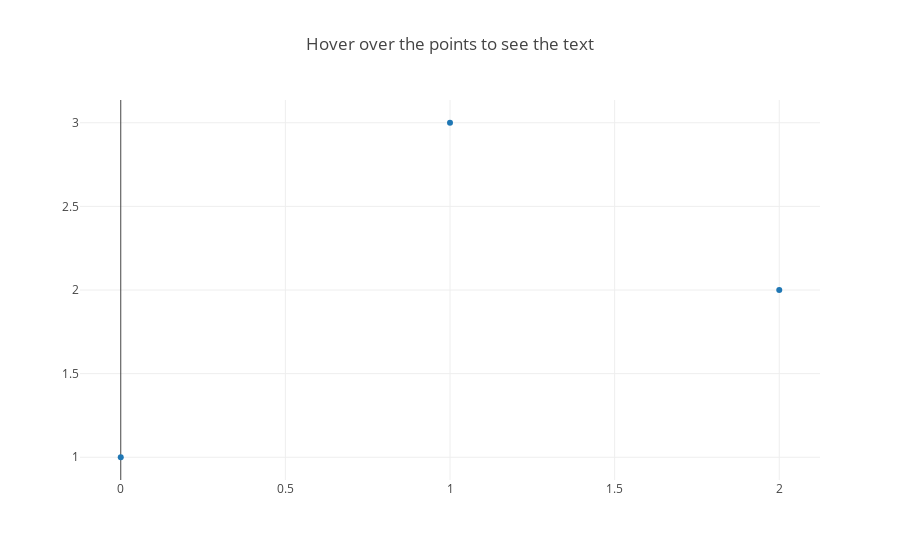

Notebook cell for this chart:
### Markdown cell above
### Adding Hover Text to Data in Line and Scatter Plots

### Code cell
data = [
    go.Scatter(
        x=[0, 1, 2],
        y=[1, 3, 2],
        mode='markers',
        text=['Text A', 'Text B', 'Text C']
    )
]

layout = go.Layout(
    title='Hover over the points to see the text'
)

fig = go.Figure(data=data, layout=layout)
py.offline.iplot(fig, filename='hover-chart-basic')

### Figure 1 — Plotly figure (JSON) as saved in the notebook; plotly's stock layout.template omitted (floating-point values rounded to 4 significant figures)
{"data": [{"mode": "markers", "text": ["Text A", "Text B", "Text C"], "type": "scatter", "uid": "bf71e616-8739-4eb6-8b80-d4ee82ea6fd7", "x": [0, 1, 2], "y": [1, 3, 2]}], "layout": {"title": {"text": "Hover over the points to see the text"}}}
